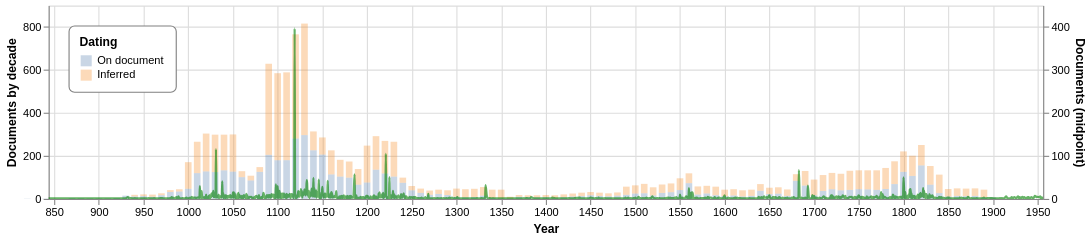

This figure's notebook cell:
### Code cell
combined_dating_chart = (bar_chart + line_chart).configure_legend(
    strokeColor='gray',
    fillColor='white', #EEEEEE',
    padding=10,
    cornerRadius=5,
    orient='top-left'
).resolve_scale(x='shared', y='independent')

combined_dating_chart.save(f'{chart_dir}/combined_dating.pdf')
combined_dating_chart

### Figure 1 — Vega specification as saved in the notebook (floating-point values rounded to 4 significant figures; data arrays with more than 128 entries replaced by an {"elided": "..."} marker saying what was removed)
{"$schema": "https://vega.github.io/schema/vega/v6.json", "data": [{"name": "source_1", "values": {"elided": "1238 records"}}, {"name": "source_0", "values": {"elided": "202 records"}}], "marks": [{"type": "rect", "name": "layer_0_marks", "from": {"data": "source_0"}, "encode": {"update": {"width": {"value": 6}, "y2": {"field": "count_start", "scale": "layer_0_y"}, "xc": {"field": "earliest", "scale": "x"}, "opacity": {"value": 0.3}, "fill": {"field": "date_source", "scale": "color"}, "y": {"field": "count_end", "scale": "layer_0_y"}}}, "style": ["bar"]}, {"type": "line", "name": "layer_1_marks", "from": {"data": "source_1"}, "sort": {"field": "x"}, "encode": {"update": {"defined": {"signal": "isValid(datum[\"undate_midpoint_year\"]) && isFinite(+datum[\"undate_midpoint_year\"]) && isValid(datum[\"count\"]) && isFinite(+datum[\"count\"])"}, "y": {"field": "count", "scale": "layer_1_y"}, "stroke": {"value": "green"}, "interpolate": {"value": "monotone"}, "x": {"field": "undate_midpoint_year", "scale": "x"}, "opacity": {"value": 0.6}}}, "style": ["line"], "clip": true}], "scales": [{"name": "x", "type": "linear", "domain": [850, 1950], "range": [0, {"signal": "width"}], "padding": 5, "zero": false}, {"name": "color", "type": "ordinal", "domain": ["On document", "Inferred"], "range": "category"}, {"name": "layer_0_y", "type": "linear", "domain": [0, 900], "range": [{"signal": "height"}, 0], "zero": true}, {"name": "layer_1_y", "type": "linear", "domain": [0, 450], "range": [{"signal": "height"}, 0], "zero": true}], "axes": [{"scale": "x", "orient": "bottom", "domain": false, "grid": true, "tickCount": {"signal": "ceil(width/40)"}, "ticks": false, "aria": false, "gridScale": "layer_0_y", "labels": false, "maxExtent": 0, "minExtent": 0, "zindex": 0}, {"scale": "layer_0_y", "aria": false, "tickCount": {"signal": "ceil(height/40)"}, "domain": false, "gridScale": "x", "minExtent": 0, "zindex": 0, "labels": false, "grid": true, "ticks": false, "orient": "left", "maxExtent": 0}, {"scale": "x", "format": "r", "title": "Year", "zindex": 0, "orient": "bottom", "labelOverlap": true, "tickCount": {"signal": "ceil(width/40)"}, "grid": false, "labelFlush": true}, {"scale": "layer_0_y", "grid": false, "orient": "left", "title": "Documents by decade", "zindex": 0, "tickCount": {"signal": "ceil(height/40)"}, "labelOverlap": true}, {"scale": "layer_1_y", "zindex": 0, "title": "Documents (midpoint)", "grid": false, "orient": "right", "tickCount": {"signal": "ceil(height/40)"}, "labelOverlap": true}], "padding": 5, "height": 175, "style": "cell", "legends": [{"title": "Dating", "fill": "color", "symbolType": "square", "encode": {"symbols": {"update": {"opacity": {"value": 0.3}}}}}], "background": "white", "config": {"legend": {"cornerRadius": 5, "fillColor": "white", "orient": "top-left", "padding": 10, "strokeColor": "gray"}}, "width": 900}
